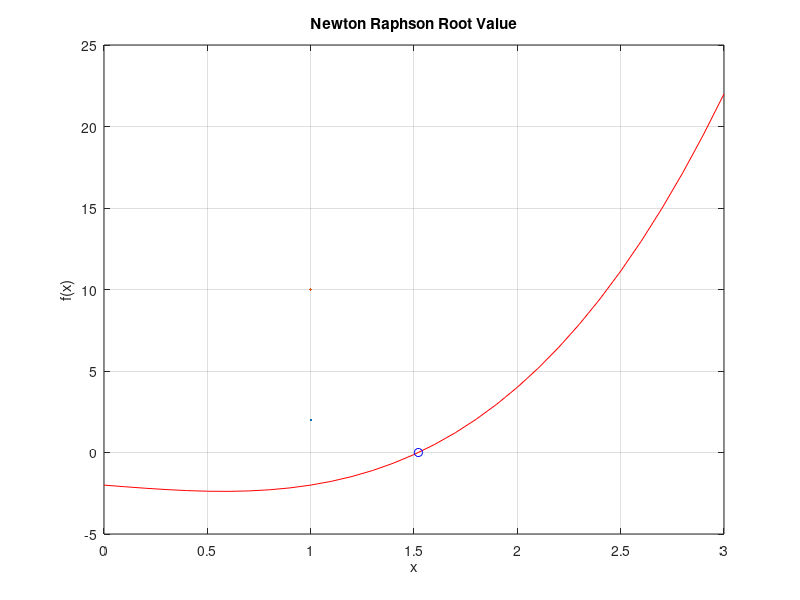

This chart was generated by the following MATLAB code:
% Define the nonlinear function and its derivative
f = @(x) x.^3 - x - 2;
df = @(x) 3*x.^2 - 1;

% Asks the user to Input Initial Guess
x0 = input('Enter initial guess: ');

% Tolerance
tol = 1e-6;

% Iteration Counter
iter = 0;

% Table
fprintf('Iteration\t x\n')

while true
    
    % This prevents division-by-zero issues.
    if abs(df(x0)) < 1e-10
        error('Derivative too small.')
    end

    x1 = x0 - f(x0)/df(x0);

    iter = iter + 1;

    fprintf('%d\t\t %.8f\n',iter,x1)

    if abs(x1-x0) < tol
        break;
    end

    x0 = x1;

end

% Display Iterations and Root Value
fprintf('iterations = %d\n', iter)
fprintf('Root = %.6f\n', x1)

% Plotting
x = 0:0.1:3;

plot(x,f(x),'r',LineWidth=2)
grid on
hold on

% Mark computed root on graph
plot(x1,f(x1),'bo',Markersize=10)

% Add graph labels and title
xlabel('x')
ylabel('f(x)')
title('Newton Raphson Root Value')
